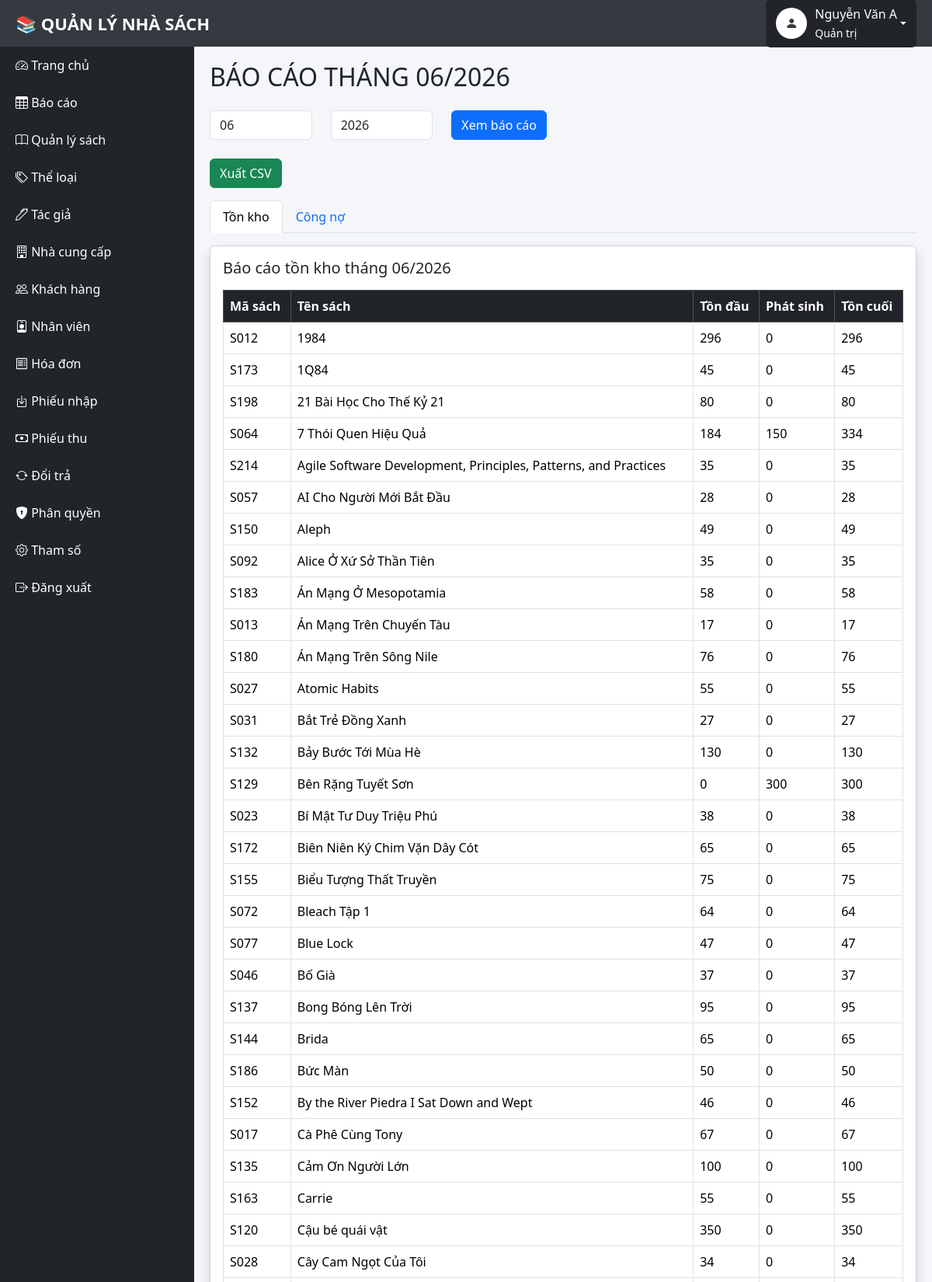
The page /baocao/ (signed in, upper part) on the database its author committed.
### tables this page shows
CREATE TABLE `sach` (
  `MaSach` varchar(20) NOT NULL,
  `TenSach` varchar(255) DEFAULT NULL,
  `MaTheLoai` varchar(20) DEFAULT NULL,
  `MaTacGia` varchar(20) DEFAULT NULL,
  `SoLuong` int(11) DEFAULT NULL,
  `DonGiaBan` int(11) DEFAULT NULL
);

### baocao/index.php (the view, shortened to what this page needs)
<?php
include("../layout/header.php");
include("../layout/sidebar.php");
$thang = isset($_GET['thang'])
    ? (int)$_GET['thang']
    : date('m');
$nam = isset($_GET['nam'])
    ? (int)$_GET['nam']
    : date('Y');
$rsTonKho = mysqli_query($conn, $sqlTonKho);
?>
<div class="content">
<h2 class="mb-4">
    BÁO CÁO THÁNG <?= $thang ?>/<?= $nam ?>
</h2>
<form method="GET" class="row mb-4">
<div class="col-md-2">
<input
type="number"
name="thang"
min="1"
max="12"
value="<?= $thang ?>"
class="form-control">
</div>
<div class="col-md-2">
<input
type="number"
name="nam"
value="<?= $nam ?>"
class="form-control">
</div>
<div class="col-md-2">
<button class="btn btn-primary">
    Xem báo cáo
</button>
</div>
</form>
<a href="export.php" class="btn btn-success mb-3">
    Xuất CSV
</a>
<ul class="nav nav-tabs mb-3" id="reportTab" role="tablist">
  <li class="nav-item" role="presentation">
    <button class="nav-link active"
            id="tonkho-tab"
            data-bs-toggle="tab"
            data-bs-target="#tonkho"
            type="button">
        Tồn kho
    </button>
  </li>
  <li class="nav-item" role="presentation">
    <button class="nav-link"
            id="congno-tab"
            data-bs-toggle="tab"
            data-bs-target="#congno"
            type="button">
        Công nợ
    </button>
  </li>
</ul>
<div class="tab-content">
<div class="tab-pane fade show active" id="tonkho">
<div class="card shadow">
<div class="card-body">
<h5 class="mb-3">
Báo cáo tồn kho tháng <?= $thang ?>/<?= $nam ?>
</h5>
<table class="table table-bordered">
<tr class="table-dark">
    <th>Mã sách</th>
    <th>Tên sách</th>
    <th>Tồn đầu</th>
    <th>Phát sinh</th>
    <th>Tồn cuối</th>
</tr>
<?php while($row = mysqli_fetch_assoc($rsTonKho)){ ?>
<tr>
    <td><?= $row['MaSach'] ?></td>
    <td><?= $row['TenSach'] ?></td>
    <td><?= $row['TonDau'] ?></td>
    <td><?= $row['PhatSinh'] ?></td>
    <td><?= $row['TonCuoi'] ?></td>
</tr>
<?php } ?>
</table>
</div>
</div>
</div>
</div>
</div>
<?php include("../layout/footer.php"); ?>

### layout/header.php (style rules this page uses)
body { margin:0; background:#f4f6f9; }
.content { margin-left:250px; margin-top:60px; padding:20px; }

### rows shown on the page
sach: MaSach "S012", TenSach "1984", TonDau "296", PhatSinh "0", TonCuoi "296"
sach: MaSach "S173", TenSach "1Q84", TonDau "45", PhatSinh "0", TonCuoi "45"
sach: MaSach "S198", TenSach "21 Bài Học Cho Thế Kỷ 21", TonDau "80", PhatSinh "0", TonCuoi "80"
sach: MaSach "S064", TenSach "7 Thói Quen Hiệu Quả", TonDau "184", PhatSinh "150", TonCuoi "334"
sach: MaSach "S214", TenSach "Agile Software Development, Principles, Patterns, and Practices", TonDau "35", PhatSinh "0", TonCuoi "35"
sach: MaSach "S057", TenSach "AI Cho Người Mới Bắt Đầu", TonDau "28", PhatSinh "0", TonCuoi "28"
sach: MaSach "S150", TenSach "Aleph", TonDau "49", PhatSinh "0", TonCuoi "49"
sach: MaSach "S092", TenSach "Alice Ở Xứ Sở Thần Tiên", TonDau "35", PhatSinh "0", TonCuoi "35"
sach: MaSach "S183", TenSach "Án Mạng Ở Mesopotamia", TonDau "58", PhatSinh "0", TonCuoi "58"
sach: MaSach "S013", TenSach "Án Mạng Trên Chuyến Tàu", TonDau "17", PhatSinh "0", TonCuoi "17"
sach: MaSach "S180", TenSach "Án Mạng Trên Sông Nile", TonDau "76", PhatSinh "0", TonCuoi "76"
sach: MaSach "S027", TenSach "Atomic Habits", TonDau "55", PhatSinh "0", TonCuoi "55"
sach: MaSach "S031", TenSach "Bắt Trẻ Đồng Xanh", TonDau "27", PhatSinh "0", TonCuoi "27"
sach: MaSach "S132", TenSach "Bảy Bước Tới Mùa Hè", TonDau "130", PhatSinh "0", TonCuoi "130"
sach: MaSach "S129", TenSach "Bên Rặng Tuyết Sơn", TonDau "0", PhatSinh "300", TonCuoi "300"
sach: MaSach "S023", TenSach "Bí Mật Tư Duy Triệu Phú", TonDau "38", PhatSinh "0", TonCuoi "38"
sach: MaSach "S172", TenSach "Biên Niên Ký Chim Vặn Dây Cót", TonDau "65", PhatSinh "0", TonCuoi "65"
sach: MaSach "S155", TenSach "Biểu Tượng Thất Truyền", TonDau "75", PhatSinh "0", TonCuoi "75"
sach: MaSach "S072", TenSach "Bleach Tập 1", TonDau "64", PhatSinh "0", TonCuoi "64"
sach: MaSach "S077", TenSach "Blue Lock", TonDau "47", PhatSinh "0", TonCuoi "47"
sach: MaSach "S046", TenSach "Bố Già", TonDau "37", PhatSinh "0", TonCuoi "37"
sach: MaSach "S137", TenSach "Bong Bóng Lên Trời", TonDau "95", PhatSinh "0", TonCuoi "95"
sach: MaSach "S144", TenSach "Brida", TonDau "65", PhatSinh "0", TonCuoi "65"
sach: MaSach "S186", TenSach "Bức Màn", TonDau "50", PhatSinh "0", TonCuoi "50"
sach: MaSach "S152", TenSach "By the River Piedra I Sat Down and Wept", TonDau "46", PhatSinh "0", TonCuoi "46"
sach: MaSach "S017", TenSach "Cà Phê Cùng Tony", TonDau "67", PhatSinh "0", TonCuoi "67"
sach: MaSach "S135", TenSach "Cảm Ơn Người Lớn", TonDau "100", PhatSinh "0", TonCuoi "100"
sach: MaSach "S163", TenSach "Carrie", TonDau "55", PhatSinh "0", TonCuoi "55"
sach: MaSach "S120", TenSach "Cậu bé quái vật", TonDau "350", PhatSinh "0", TonCuoi "350"
sach: MaSach "S028", TenSach "Cây Cam Ngọt Của Tôi", TonDau "34", PhatSinh "0", TonCuoi "34"

### other values the page prints
$_SESSION['user']['TenNV'] "Nguyễn Văn A"
$_SESSION['user']['TenNhomNguoiDung'] "Quản trị"
$thang "06"
$nam "2026"
